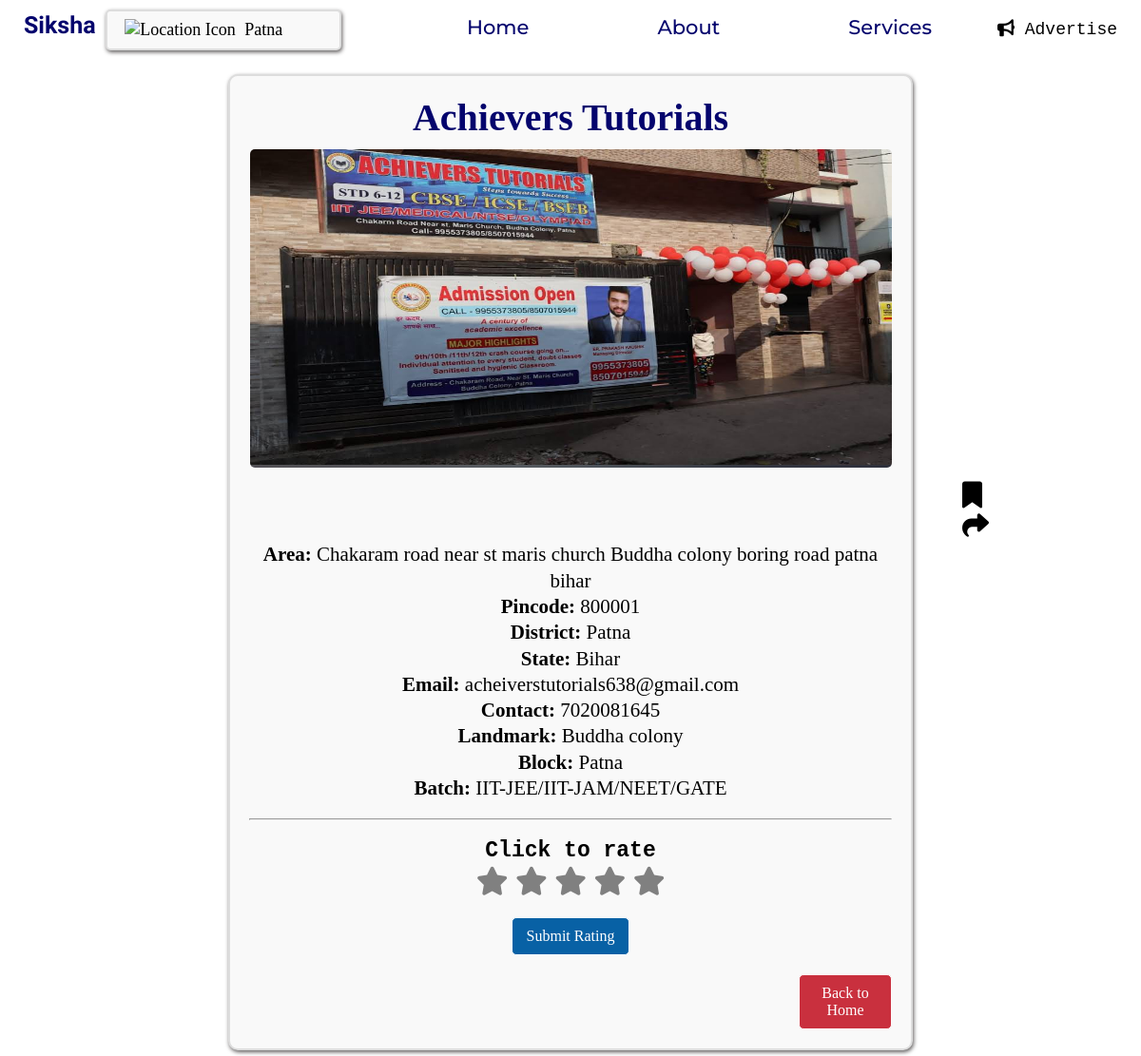
The page /details.php?id=24 on the database its author committed.
### tables this page shows
CREATE TABLE `users` (
  `id` int(11) NOT NULL,
  `name` varchar(255) NOT NULL,
  `area_name` text NOT NULL,
  `pincode` varchar(6) NOT NULL,
  `district_name` varchar(255) NOT NULL,
  `state_name` varchar(255) NOT NULL,
  `email` varchar(255) NOT NULL,
  `contact_number` varchar(15) NOT NULL,
  `landmark` text DEFAULT NULL,
  `block_name` varchar(255) DEFAULT NULL,
  `batch` enum('home tuitions','coaching institutes','competitive exam institutes','career counsellors','online tutorials','IIT-JEE/IIT-JAM/NEET/GATE','CCA/CA/LAW/IAS') DEFAULT NULL,
  `avatar` varchar(512) DEFAULT NULL,
  `role` enum('admin','user') DEFAULT 'user',
  `created_at` timestamp NOT NULL DEFAULT current_timestamp(),
  `approve` varchar(20) NOT NULL,
  `admin_id` int(11) DEFAULT NULL
);

### details.php (the view, shortened to what this page needs)
<?php
$servername = "localhost";
$username = "root";
$password = "";
$dbname = "registration_system";
$conn = new mysqli($servername, $username, $password, $dbname);
if (isset($_GET['id'])) {
    $id = intval($_GET['id']);
    $stmt = $conn->prepare("SELECT * FROM users WHERE id = ?");
    $stmt->bind_param("i", $id);
    $stmt->execute();
    $result = $stmt->get_result();
    if ($result->num_rows > 0) {
        $row = $result->fetch_assoc();
    } else {
        echo "No details found.";
        exit;
    }
} else {
    echo "Invalid request.";
    exit;
}
?>
<!DOCTYPE html>
<html lang="en">
<head>
    <link rel="stylesheet" href="deta.css">
    <link rel="stylesheet" href="https://cdnjs.cloudflare.com/ajax/libs/font-awesome/6.7.2/css/all.min.css" />
</head>
<body>
<div class="header">
    <h4>Siksha</h4>
    <div class="location">
    <p>
        <img src="location.gif" alt="Location Icon" class="location-icon">
        <?php echo htmlspecialchars($row["district_name"]); ?>
    </p>
</div>
        <ul class="nav_links">
        <li><a href="home.php">Home</a></li>
          <li><a href="aboutus.php">About</a></li>
          <li class="right"><a href="services.php">Services</a></li>
        <li><p class="adv"><i class="fa-solid fa-bullhorn"></i>    Advertise</p></li>
        </ul>
</div>
    <div class="details-container">
        <h2><?php echo htmlspecialchars($row["name"]); ?></h2>
        <img src="uploads/<?php echo htmlspecialchars($row["avatar"]); ?>" alt="User Image">
        <br>
        <div class="icon">
        <i class="fa-solid fa-bookmark"></i>
        <i class="fa-solid fa-share"></i></div>
        <p><strong>Area:</strong> <?php echo htmlspecialchars($row["area_name"]); ?></p>
        <p><strong>Pincode:</strong> <?php echo htmlspecialchars($row["pincode"]); ?></p>
        <p><strong>District:</strong> <?php echo htmlspecialchars($row["district_name"]); ?></p>
        <p><strong>State:</strong> <?php echo htmlspecialchars($row["state_name"]); ?></p>
        <p class="email"><strong>Email:</strong> <?php echo htmlspecialchars($row["email"]); ?></p>
        <p><strong>Contact:</strong> <?php echo htmlspecialchars($row["contact_number"]); ?></p>
        <p><strong>Landmark:</strong> <?php echo htmlspecialchars($row["landmark"]); ?></p>
        <p><strong>Block:</strong> <?php echo htmlspecialchars($row["block_name"]); ?></p>
        <p><strong>Batch:</strong> <?php echo htmlspecialchars($row["batch"]); ?></p>
        <br>
        <hr>
        <br>
        <p class="rate"><strong>Click to rate</strong></p>
<div class="star-rating">
    <i class="fa fa-star" data-value="1"></i>
    <i class="fa fa-star" data-value="2"></i>
    <i class="fa fa-star" data-value="3"></i>
    <i class="fa fa-star" data-value="4"></i>
    <i class="fa fa-star" data-value="5"></i>
</div>
<button onclick="submitRating()" class="submit">Submit Rating</button>
<br>
        <a href="home.php" class="back-btn">Back to Home</a>
    </div>
</body>
</html>

### deta.css (style rules this page uses)
* { box-sizing: border-box; margin: 0; padding: 0; }
.details-container { width: 60%; margin: auto; margin-bottom: 17px; text-align: center; padding: 20px; border: 2px solid #ddd; border-radius: 10px; background: #f9f9f9; box-shadow: 1px 2px 4px 0 rgb(97, 94, 94); }
h2 { font-family: fangsong; font-size: 40px; font-weight: 600; color: rgb(4, 4, 109); margin-bottom: 10px; }
.details-container img { width: 675px; height: 335px; border-radius: 5px; margin-bottom: 10px; }
.back-btn { display: inline-block; padding: 10px 15px; margin-top: 20px; background-color: #c9303e; color: white; border: 1px solid white; font-family: 'Times New Roman', Times, serif; text-decoration: none; border-radius: 5px; margin-left: 578px; }
.header h4 { font-family: "Rubik Vinyl", serif; color: rgb(4, 4, 109); font-size: 25px; font-weight: 600; }
.adv { font-size: 18px; color: black; padding-right: 25px; font-family: monospace; padding-left: 44px; }
.header { background-color: white; color: white; display: flex; justify-content: space-between; align-items: center; padding-left: 25px; padding-bottom: 25px; }
.nav_links li a { text-decoration: none; font-family: "Montserrat", serif; font-weight: 500; font-size: 21px; color: rgb(4, 4, 109); margin-left: 100px; padding-left: 10px; padding-right: 10px; padding-top: 10px; padding-bottom: 10px; border-radius: 0px; margin-top: 4px; }
.nav_links { list-style: none; }
.nav_links li { display: inline-block; padding-left: 11px; font-size: 28px; }
.icon { color: black; font-size: 28px; padding-left: 750px; }
p { font-size: 21px; line-height: 1.3; }
.star-rating { font-size: 30px; color: gray; cursor: pointer; }
.star-rating i { transition: color 0.3s; }
.rate { font-family: monospace; font-size: 23px; }
.submit { padding: 10px 15px; margin-top: 20px; background-color: #0861a5; color: white; border: 1px solid white; font-family: 'Times New Roman', Times, serif; text-decoration: none; border-radius: 5px; font-size: 16px; cursor: pointer; }
.location { display: flex; align-items: center; }
.location-icon { width: 20px; height: auto; margin-right: 5px; }
.location p { color: black; font-size: 18px; font-family:serif; padding-left: 18px; padding-right: 60px; padding-top: 8px; padding-bottom: 8px; border: 2px solid #ddd; background: #f9f9f9; box-shadow: 1px 2px 4px 0 rgb(97, 94, 94); border-radius: 5px; margin-top: 10px; }

### rows shown on the page
users: district_name "Patna", name "Achievers Tutorials", avatar (picture), area_name "Chakaram road near st maris church Buddha colony boring road patna bihar", pincode "800001", state_name "Bihar", email "acheiverstutorials638@gmail.com", contact_number "7020081645", landmark "Buddha colony", block_name "Patna", batch "IIT-JEE/IIT-JAM/NEET/GATE"
